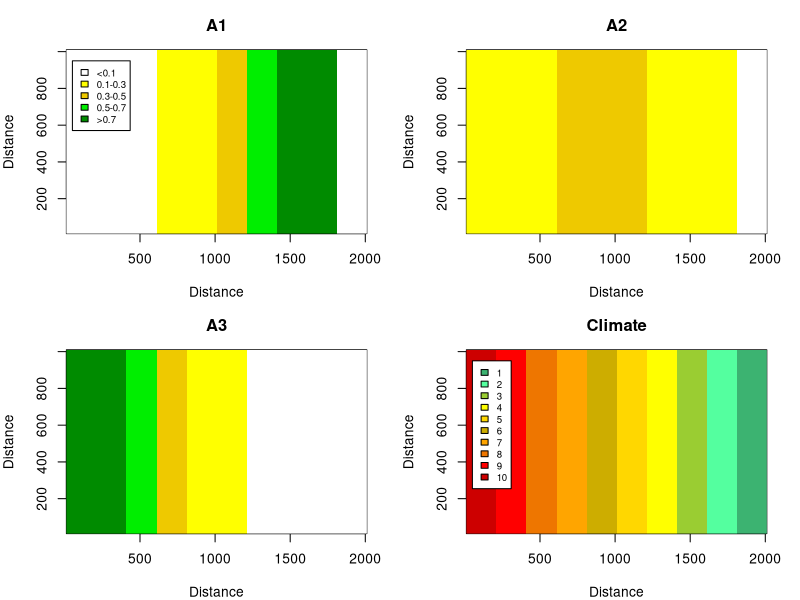

This figure's R source: (Note: a time limit stopped this script after it produced the figure.)
#50 x 100 20mx20m plot landscape w/10 climates.  
# Columns 1-10 climate 10, col 11-20 climate 9, col 21-30 climate 8; col 31-40 climate 7; col 41-50 climate 6; col 51-60 climate 5; col 61-70 climate 4; col 71-80 climate 3; col 81-90 climate 2; and col 91-100 climate 1.

#For genotype-specific simulation, varying proportions of each genotype by climate band.

#Output: Map of initial allele distribution, text file of population numbers, dispersal kernel graphs, dispersal matrices saved in R file 

##############Setup plot
Plot.width <- 50
Plot.length <- 100
C.width <- Plot.length/10
CellNum <- (Plot.width*Plot.length)

 #Habitat cells
   KK <- 1:CellNum
   #habitat cell quality - climate, given by 1 (cold) to 10 (hot)
kq <- c(rep(10,Plot.width*C.width),rep(9,Plot.width*C.width),rep(8,Plot.width*C.width),rep(7,Plot.width*C.width),rep(6,Plot.width*C.width),rep(5,Plot.width*C.width),rep(4,Plot.width*C.width),rep(3,Plot.width*C.width),rep(2,Plot.width*C.width),rep(1,Plot.width*C.width)) 
   
   #Cell indexing - form into rectangle
   index <- cbind(row=rep(1:Plot.length,each=Plot.width),column=rep(1:Plot.width,Plot.length)) #xy coord
   
 clim.state <- matrix(kq,ncol=Plot.width,nrow=Plot.length,byrow=T)
 
 
########Population
 #Size classes - 4 size classes.  Seedling, small adult, medium adult, large adult
   JJ <- 1:4

   #Average size for each class (m2)
   AJJ <- c(0.004,0.06,0.25,2)

   #Genotypes 
   II <- 1:6   
   #A1A1; A1A2; A2A2; A3A1; A2A3; A3A3
   
      #Initial population structure
   n.entry <- length(KK)*length(II)*length(JJ) 
   #habitat cells (5000) x genotypes (6) x size classes (5)
   N.i <- rep(0,n.entry)
   dim(N.i) <- c(length(KK),length(JJ),length(II)) #5000 x 5 matrix, set of 6
   
   ##6 genotypes, and where they start out
   for(k in KK){
   #Climate 1...10
   	if(kq[k]==10)  N.i[k,1,] <- c(0,0,0,0,100,300)  #seedlings -400
   	if(kq[k]==9)   N.i[k,1,] <- c(0,0,20,20,260,500)  #seedlings - 800
   	if(kq[k]==8)   N.i[k,1,] <- c(0,100,150,150,600,1000)  #seedlings - 2000
   	if(kq[k]==7)  N.i[k,1,] <- c(0,200,250,250,1000,300)  #seedlings - 2000
     	if(kq[k]==6)   N.i[k,1,] <- c(100,400,450,450,500,100)  #seedlings - 2000
      	if(kq[k]==5)   N.i[k,1,] <- c(300,1000,250,250,200,0)  #seedlings - 2000
     	if(kq[k]==4)   N.i[k,1,] <- c(1000,600,150,150,100,0)  #seedlings - 2000
   	if(kq[k]==3)   N.i[k,1,] <- c(500,260,20,20,0,0)  #seedlings - 800
   	if(kq[k]==2)   N.i[k,1,] <- c(300,100,0,0,0,0)  #seedlings - 400
   }
   
    ##where are the genotypes (seedlings)?  
   pop.state <- rep(0,length(KK))
   prop1 <- rep(0,length(KK)) #proportion of A1
   prop2 <- rep(0,length(KK)) #proportion of A2
   prop3 <- rep(0,length(KK)) #proportion of A3
   
   for(k in KK){
   	if(sum(N.i[k,1,II])>0){
   		 prop1[k] <-  (sum(0.5*N.i[k,1,2])+sum(0.5*N.i[k,1,4])+sum(N.i[k,1,1]))/sum(N.i[k,1,II]) 
   		 prop2[k] <-  (sum(0.5*N.i[k,1,5])+sum(0.5*N.i[k,1,2])+sum(N.i[k,1,3]))/sum(N.i[k,1,II]) 
   		 prop3[k] <-  (sum(0.5*N.i[k,1,4])+sum(0.5*N.i[k,1,5])+sum(N.i[k,1,6]))/sum(N.i[k,1,II]) 
   		  	
   	if(prop1[k] >= 0.75 & prop2[k] <= 0.25) pop.state[k] <- 1  #>=75% A1 alleles, <= 25% A2 alleles
   	if(prop1[k] >= 0.55 & prop1[k] <= 0.75 & prop2[k] <= 0.3 & prop3[k] <= 0.15) pop.state[k] <- 2  #>=55% A1 alleles, <= 30% A2 alleles, <= 15% A3 alleles
   	if(prop1[k] >= 0.35 & prop1[k] <= 0.55 & prop2[k] >= 0.35 & prop3[k] <= 0.30) pop.state[k] <- 3  #>=35% A1 alleles, >= 35% A2 alleles, <= 30% A3 alleles
    if(prop1[k] <= 0.3 & prop2[k] >= 0.4 & prop3[k] <= 0.30) pop.state[k] <- 4  #<=30% A1 alleles, >= 40% A2 alleles, <= 30% A3 alleles 	
   	if(prop1[k] <= 0.3 & prop2[k] >= 0.35 & prop3[k] <= 0.55 & prop3[k] >= 0.35) pop.state[k] <- 5
   	  #<= 30% A1 alleles, >= 35% A2 alleles, >=35%  A3 alleles
    if(prop1[k] <= 0.15 & prop2[k] <= 0.3 & prop3[k] <= 0.75 & prop3[k] >= 0.55) pop.state[k] <- 6  #>=55% A3 alleles, <= 30% A2 alleles, <= 15% A1 alleles
   	if(prop2[k] <= 0.25 & prop3[k] >= 0.75) pop.state[k] <- 7  #>= 70% A3 alleles, <= 30% A2 alleles
   	}}
   		 
   mat.pop.state <- matrix(pop.state,ncol=Plot.width,nrow=Plot.length,byrow=T)
   prop1.mat  <- matrix(prop1,ncol=Plot.width,nrow=Plot.length,byrow=T)
   prop2.mat  <- matrix(prop2,ncol=Plot.width,nrow=Plot.length,byrow=T)
   prop3.mat  <- matrix(prop3,ncol=Plot.width,nrow=Plot.length,byrow=T) 
     
 jpeg(filename="Initial_Peren_LA_alleles.jpg",width=9,height=7, units='in', res=500)
par(mfrow=c(2,2),mar=c(4,4,3,2))  
 image(x=c((1:Plot.length)*20),y=c((1:Plot.width)*20),z=prop1.mat,col=c("white","yellow","gold2","green2","green4"),breaks=c(0,0.1,0.3,0.5,0.7,1),xlab="Distance",ylab="Distance",main="A1") 
 legend(50,950,legend=c("<0.1","0.1-0.3","0.3-0.5","0.5-0.7",">0.7"), fill=c("white","yellow","gold2","green2","green4") ,cex=0.7) 

image(x=c((1:Plot.length)*20),y=c((1:Plot.width)*20),z=prop2.mat,col=c("white","yellow","gold2","green2","green4"),breaks=c(0,0.1,0.3,0.5,0.7,1),xlab="Distance",ylab="Distance",main="A2") 
 
image(x=c((1:Plot.length)*20),y=c((1:Plot.width)*20),z=prop3.mat,col=c("white","yellow","gold2","green2","green4"),breaks=c(0,0.1,0.3,0.5,0.7,1),xlab="Distance",ylab="Distance",main="A3") 

image(x=c((1:Plot.length)*20),y=c((1:Plot.width)*20),z=clim.state ,col=c("mediumseagreen","seagreen1","yellowgreen","yellow","gold1","gold3","orange","darkorange2","red1","red3"),breaks=c(0.5,1.5,2.5,3.5,4.5,5.5,6.5,7.5,8.5,9.5,10.5),xlab="Distance",ylab="Distance",main="Climate") 
legend(50,950,legend=c("1","2","3","4","5","6","7","8","9","10"), fill=c("mediumseagreen","seagreen1","yellowgreen","yellow","gold1","gold3","orange","darkorange2","red1","red3"),cex=0.7)  
dev.off()    


####### Vegetative processes
Ideal <- c(4,5,6,6,7,8)   #Ideal climate for each genotype 

max.fec <- c(0,150,1000,5000)  #maximum seed production for each size class
max.pol <- c(0,800,10000,100000)  #maximum pollen production for each size class
max.germ <- 0.45				#maximum germination (for now no seed bank)
max.surv <- c(0.3,0.5,0.65,0.7) #maximum survival for each size class
max.trans <-c(0.3,0.15,0.1)  #maximum transition prob for each size class
 
CA.eff <- c(0.005,0.003,0.001,0.0005) #competitive area effect on survival and transition 

SFclim.1.6 <-c(0.95,0.75,0.65,0.575,0.25,0,0,0,0)  #survival/fecundity effect of climate, genotypes 1 & 6; ideal, 1-6 steps
SFclim.2.5 <- c(1,0.85,0.7,0.625,0.55,0.25,0,0,0) #survival/fecundity effect of climate, genotypes 2-5; ideal, 1-6 steps

TGclim <- c(1,0.85,0.75,0.6,0.55,0.25,0,0,0) #transition/germination effect of climate; ideal, 1 step-6 steps


##########Dispersal
###2D-t seed dispersal
#mean dispersal = 20
u.20 <- (20*2/pi)^2 #162.1
#mean dispersal = 80
u.80 <- (80*2/pi)^2 #2593.8

#pollen mean dispersal = 100
u.p <- (100*2/pi)^2 #4052.847

x1 <- seq(0,2010,by=0.1)
pd.20 <- 1/(pi*u.20*(1+((x1^2)/u.20))^2)
pd.80 <- 1/(pi*u.80*(1+((x1^2)/u.80))^2)
pd.p <- 1/(pi*u.p*(1+((x1^2)/u.p))^2)

#probability of dispersing to each 20 m distance category (up to 2010 m)
div <- seq(101,20101,by=200)
Sd.prob.20 <- rep(0,100)
Sd.prob.80 <- rep(0,100)
P.prob <- rep(0,100)
for(i in 1:100) {
  if(i==1){
  	  Sd.prob.20[i] <- sum(pd.20[1:div[i]])
  	  Sd.prob.80[i] <- sum(pd.80[1:div[i]])
  	  P.prob[i] <- sum(pd.p[1:div[i]])
  }
    if(i>1){
  	  Sd.prob.20[i] <- sum(pd.20[(div[i-1]+1):div[i]])
  	  Sd.prob.80[i] <- sum(pd.80[(div[i-1]+1):div[i]])
  	  P.prob[i] <- sum(pd.p[(div[i-1]+1):div[i]])
  }
	}
Sd.prob.20 <- Sd.prob.20/sum(Sd.prob.20)	
Sd.prob.80 <- Sd.prob.80/sum(Sd.prob.80)
P.prob <- P.prob/sum(P.prob)
	
#number of cells per 20 m category
cell.d.num <- 1
for(i in 2:100){
	cell.d.num <- c(cell.d.num,8*(i-1))
}
#probability of dispersing to individual cells within 20 m distance categories (up to 2010 m)
Sd.prob.20.e <- Sd.prob.20/cell.d.num
Sd.prob.80.e <- Sd.prob.80/cell.d.num
P.prob.e <- P.prob/cell.d.num

#cell "coordinates"
X <- numeric(0)
Y <- numeric(0)
for(i in 1:100){
	X <- c(X,rep(i,50))
	Y <- c(Y,seq(1,50,by=1))
	}
cell.coord <- cbind(KK,X,Y)

#distance matrix
# to calculate distances
distmat <- function(x1,y1,x2,y2){
    xd <- outer(x1,x2,function(x1,x2) (x1 - x2)^2)
    yd <- outer(y1,y2,function(y1,y2) (y1 - y2)^2)
    d <- t(sqrt(xd + yd)) 
    return(d)
}

cell.dist <- distmat(X,Y,X,Y)

##Seed dispersal matrix
SD.mat.20 <- matrix(0,length(KK),length(KK))
  for(i in KK){
  	  SD.mat.20[i,i]<-Sd.prob.20.e[1]
  	for(d in 2:100){
  		a <- which(cell.dist[i,]>=(d-1) & cell.dist[i,]<d)
  		SD.mat.20[i,a]<-Sd.prob.20.e[d]
  	}
  }
  
  SD.mat.80 <- matrix(0,length(KK),length(KK))
  for(i in KK){
  	  SD.mat.80[i,i]<-Sd.prob.80.e[1]
  	for(d in 2:100){
  		a <- which(cell.dist[i,]>=(d-1) & cell.dist[i,]<d)
  		SD.mat.80[i,a]<-Sd.prob.80.e[d]
  	}
  }
  
 Pol.mat <- matrix(0,length(KK),length(KK))
  for(i in KK){
  	  Pol.mat[i,i]<P.prob.e[1]
  	for(d in 2:100){
  		a <- which(cell.dist[i,]>=(d-1) & cell.dist[i,]<d)
  		Pol.mat[i,a]<-P.prob.e[d]
  	}
  }
save.image(file="PerenMod_LA_Fit_Setup.RData")
